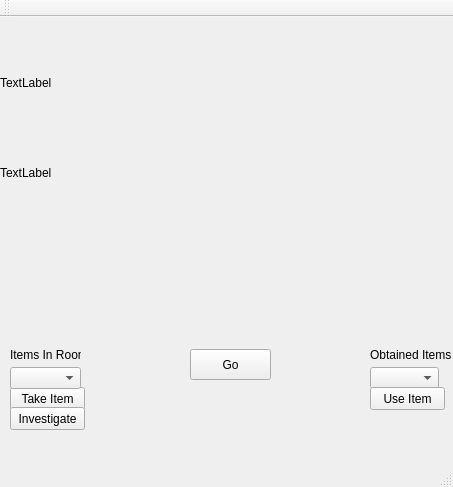
<?xml version="1.0" encoding="UTF-8"?>
<ui version="4.0">
 <class>MainWindow</class>
 <widget class="QMainWindow" name="MainWindow">
  <property name="geometry">
   <rect>
    <x>0</x>
    <y>0</y>
    <width>453</width>
    <height>487</height>
   </rect>
  </property>
  <property name="windowTitle">
   <string>MainWindow</string>
  </property>
  <widget class="QWidget" name="centralWidget">
   <widget class="QPushButton" name="SouthButton">
    <property name="geometry">
     <rect>
      <x>180</x>
      <y>350</y>
      <width>111</width>
      <height>101</height>
     </rect>
    </property>
    <property name="styleSheet">
     <string notr="true">background-color: transparent;
border-image:url(:/mapImgs/images/buttonSouth.png);
background: none;
border: none;
background-repeat: none;</string>
    </property>
    <property name="text">
     <string/>
    </property>
   </widget>
   <widget class="QPushButton" name="EastButton">
    <property name="geometry">
     <rect>
      <x>250</x>
      <y>300</y>
      <width>111</width>
      <height>101</height>
     </rect>
    </property>
    <property name="styleSheet">
     <string notr="true">background-color:transparent;
border-image:url(:/mapImgs/images/buttonEast.png);
background: none;
border: none;
background-repeat: none;</string>
    </property>
    <property name="text">
     <string/>
    </property>
   </widget>
   <widget class="QPushButton" name="West">
    <property name="geometry">
     <rect>
      <x>100</x>
      <y>290</y>
      <width>111</width>
      <height>101</height>
     </rect>
    </property>
    <property name="styleSheet">
     <string notr="true">background-color: transparent;
border-image:url(:/mapImgs/images/buttonWest.png);
background: none;
border: none;
background-repeat: none;</string>
    </property>
    <property name="text">
     <string/>
    </property>
   </widget>
   <widget class="QPushButton" name="NorthButton">
    <property name="enabled">
     <bool>true</bool>
    </property>
    <property name="geometry">
     <rect>
      <x>180</x>
      <y>240</y>
      <width>111</width>
      <height>111</height>
     </rect>
    </property>
    <property name="styleSheet">
     <string notr="true">background-color: transparent;
border-image:url(:/mapImgs/images/buttonNorth.png);
background: none;
border: none;
background-repeat: none;


</string>
    </property>
    <property name="text">
     <string/>
    </property>
   </widget>
   <widget class="QLabel" name="Label1">
    <property name="geometry">
     <rect>
      <x>0</x>
      <y>0</y>
      <width>451</width>
      <height>131</height>
     </rect>
    </property>
    <property name="text">
     <string>TextLabel</string>
    </property>
   </widget>
   <widget class="QLabel" name="Label2">
    <property name="geometry">
     <rect>
      <x>0</x>
      <y>130</y>
      <width>451</width>
      <height>51</height>
     </rect>
    </property>
    <property name="text">
     <string>TextLabel</string>
    </property>
   </widget>
   <widget class="QPushButton" name="TakeButton">
    <property name="geometry">
     <rect>
      <x>10</x>
      <y>370</y>
      <width>75</width>
      <height>23</height>
     </rect>
    </property>
    <property name="text">
     <string>Take Item</string>
    </property>
   </widget>
   <widget class="QComboBox" name="ItemDropdown">
    <property name="geometry">
     <rect>
      <x>10</x>
      <y>350</y>
      <width>71</width>
      <height>22</height>
     </rect>
    </property>
   </widget>
   <widget class="QComboBox" name="ObtainedItems">
    <property name="geometry">
     <rect>
      <x>370</x>
      <y>350</y>
      <width>69</width>
      <height>22</height>
     </rect>
    </property>
   </widget>
   <widget class="QPushButton" name="UseButton">
    <property name="geometry">
     <rect>
      <x>370</x>
      <y>370</y>
      <width>75</width>
      <height>23</height>
     </rect>
    </property>
    <property name="text">
     <string>Use Item</string>
    </property>
   </widget>
   <widget class="QLabel" name="ItemsInRoom_Label">
    <property name="geometry">
     <rect>
      <x>10</x>
      <y>330</y>
      <width>71</width>
      <height>16</height>
     </rect>
    </property>
    <property name="text">
     <string>Items In Room</string>
    </property>
   </widget>
   <widget class="QLabel" name="ObtainedItems_Label">
    <property name="geometry">
     <rect>
      <x>370</x>
      <y>330</y>
      <width>81</width>
      <height>16</height>
     </rect>
    </property>
    <property name="text">
     <string>Obtained Items</string>
    </property>
   </widget>
   <widget class="QPushButton" name="GoButton">
    <property name="geometry">
     <rect>
      <x>190</x>
      <y>332</y>
      <width>81</width>
      <height>31</height>
     </rect>
    </property>
    <property name="text">
     <string>Go</string>
    </property>
   </widget>
   <widget class="QPushButton" name="InvestigateButton">
    <property name="geometry">
     <rect>
      <x>10</x>
      <y>390</y>
      <width>75</width>
      <height>23</height>
     </rect>
    </property>
    <property name="text">
     <string>Investigate</string>
    </property>
   </widget>
   <widget class="QLabel" name="outputLabel">
    <property name="geometry">
     <rect>
      <x>0</x>
      <y>180</y>
      <width>451</width>
      <height>51</height>
     </rect>
    </property>
    <property name="text">
     <string/>
    </property>
   </widget>
  </widget>
  <widget class="QMenuBar" name="menuBar">
   <property name="geometry">
    <rect>
     <x>0</x>
     <y>0</y>
     <width>453</width>
     <height>21</height>
    </rect>
   </property>
  </widget>
  <widget class="QToolBar" name="mainToolBar">
   <attribute name="toolBarArea">
    <enum>TopToolBarArea</enum>
   </attribute>
   <attribute name="toolBarBreak">
    <bool>false</bool>
   </attribute>
  </widget>
  <widget class="QStatusBar" name="statusBar"/>
 </widget>
 <layoutdefault spacing="6" margin="11"/>
 <resources/>
 <connections/>
</ui>
